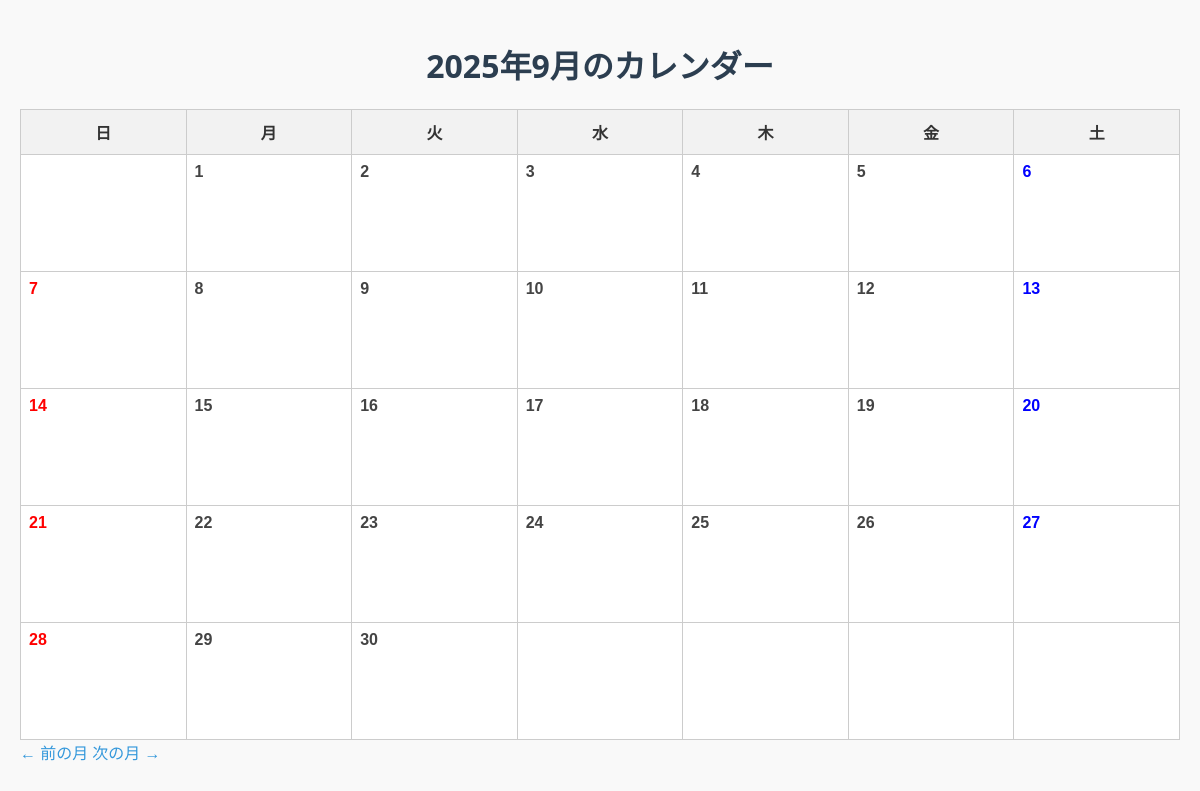
/calendar, run on an earlier commit of the app's database.
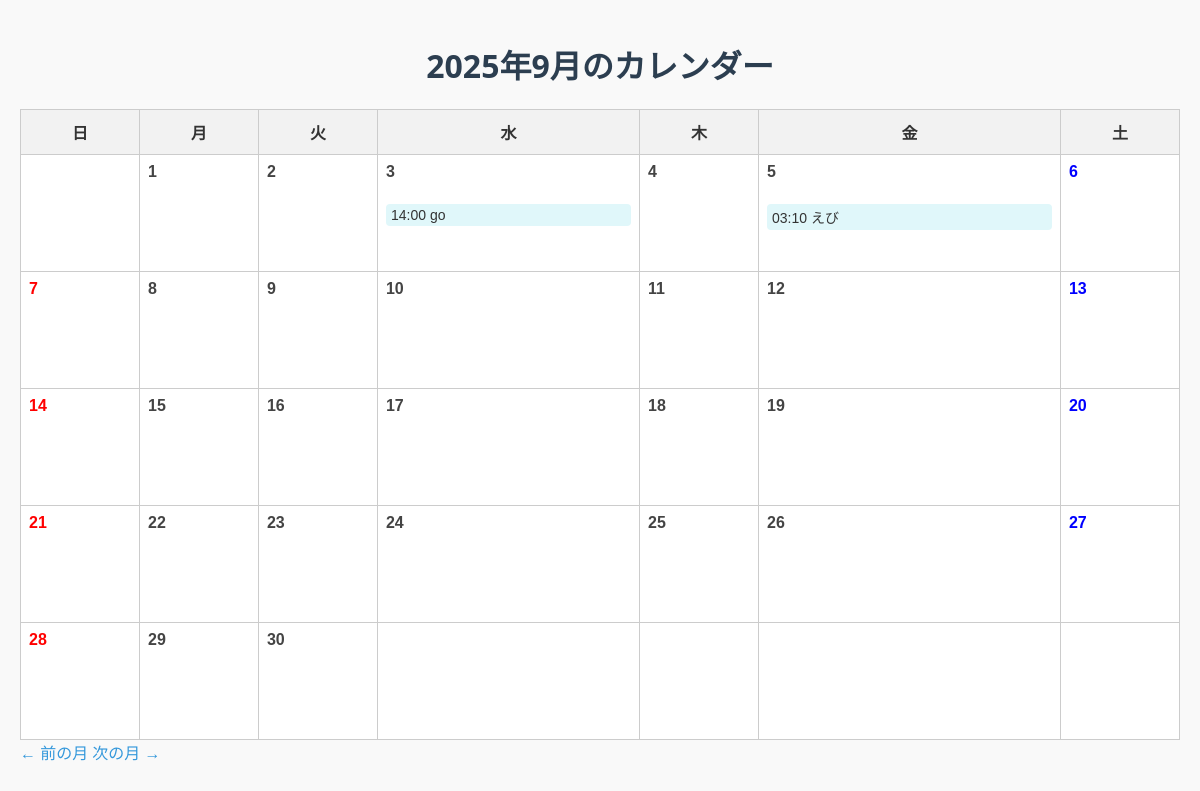
And on a later commit of the database.
### tables this page shows
CREATE TABLE reservations (
            id INTEGER PRIMARY KEY AUTOINCREMENT,
            name TEXT NOT NULL,
            date TEXT NOT NULL,
            time TEXT NOT NULL,
            menu TEXT,
            note TEXT
        );

### calendar_routes.py (the view)
@calendar_routes.route('/calendar')
def calendar_view():
    year = request.args.get('year', type=int)
    month = request.args.get('month', type=int)
    today = date.today()
    if not year or not month:
        year = today.year
        month = today.month
    cal = calendar.Calendar(firstweekday=6)
    month_days = cal.monthdayscalendar(year, month)
    conn = get_connection()
    cursor = conn.cursor()
    cursor.execute(
        'SELECT name, date, time FROM reservations ORDER BY date, time'
    )
    reservations_raw = cursor.fetchall()
    conn.close()
    reservations = {}
    for name, date_str, time_str in reservations_raw:
        if date_str not in reservations:
            reservations[date_str] = []
        reservations[date_str].append((time_str, name))
    prev_month = month - 1 or 12
    prev_year = year - 1 if month == 1 else year
    next_month = month + 1 if month < 12 else 1
    next_year = year + 1 if month == 12 else year
    return render_template(
        'calendar.html',
        year=year,
        month=month,
        month_days=month_days,
        reservations=reservations,
        prev_year=prev_year,
        prev_month=prev_month,
        next_year=next_year,
        next_month=next_month
    )

### db.py (called while the page is built)
def get_connection():
    conn = sqlite3.connect(DB_PATH)
    conn.row_factory = sqlite3.Row
    return conn

### templates/calendar.html (shortened to what this page needs)
<!DOCTYPE html>
<html lang="ja">
<head>
    <link rel="stylesheet" href="{{ url_for('static', filename='style.css') }}">
</head>
<body>
<h1>{{ year }}年{{ month }}月のカレンダー</h1>
<table>
        <thead>
            <tr>
                <th>日</th>
                <th>月</th>
                <th>火</th>
                <th>水</th>
                <th>木</th>
                <th>金</th>
                <th>土</th>
            </tr>
        </thead>
        <tbody>
            {% for week in month_days %}
                <tr>
                    {% for day in week %}
                {% set weekday = loop.index0 %}
                {% set day_class = "" %}
                {% if weekday == 0 %}
                    {% set day_class = "sunday" %}
                {% elif weekday == 6 %}
                    {% set day_class = "saturday" %}
                {% endif %}
                <td class="{{ day_class }}">
                    {% if day != 0 %}
                        <strong>{{ day }}</strong><br>
                        {% set date_str = "%04d-%02d-%02d"|format(year, month, day) %}
                                {% if date_str in reservations %}
                                        {% for time, name in reservations[date_str] %}
                                <div class="reservation">{{ time }} {{ name }}</div>
                                        {% endfor %}
                        {% endif %}
                    {% endif %}
                </td>
                    {% endfor %}
                </tr>
            {% endfor %}
        </tbody>
    </table>
<a href="{{ url_for('calendar_routes.calendar_view') }}?year={{ prev_year }}&month={{ prev_month }}">← 前の月</a>
<a href="{{ url_for('calendar_routes.calendar_view') }}?year={{ next_year }}&month={{ next_month }}">次の月 →</a>
</body>
</html>

### static/style.css (style rules this page uses)
body { font-family: "Segoe UI", sans-serif; background-color: #f9f9f9; margin: 0; padding: 20px; color: #333; }
h1 { text-align: center; color: #2c3e50; }
table { width: 100%; border-collapse: collapse; margin-top: 20px; font-family: sans-serif; }
th { background-color: #f2f2f2; color: #333; padding: 10px; border: 1px solid #ccc; }
td { height: 100px; vertical-align: top; text-align: left; padding: 8px; border: 1px solid #ccc; background-color: #fff; }
td strong { display: block; margin-bottom: 5px; font-size: 16px; color: #444; }
td .reservation { background-color: #e0f7fa; padding: 3px 5px; margin-bottom: 4px; border-radius: 4px; font-size: 14px; }
.sunday, .sunday * { color: red !important; font-weight: bold; }
.saturday, .saturday * { color: blue !important; font-weight: bold; }
a { color: #3498db; text-decoration: none; }

What changed in the data, as far as the page shows it:
added reservations: time "14:00", name "go", shown under "3"
added reservations: time "03:10", name "えび", shown under "5"
